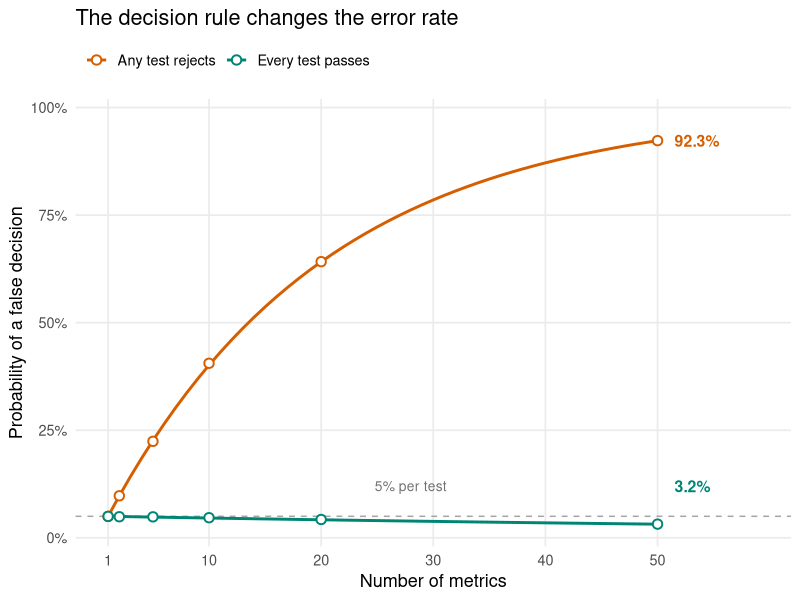

Generate this figure with R:
## ---- chunk 1
set.seed(20260911)

alpha <- 0.05
n_per_arm <- 200
se <- sqrt(2 / n_per_arm)
delta <- 0.4
critical_z <- qnorm(1 - alpha)
n_sim <- 100000
metric_counts <- c(1, 2, 5, 10, 20, 50)

# Power of a non-inferiority test when the true effect is zero.
power_no_regression <- pnorm(delta / se - critical_z)

simulate_tests <- function(N) {
  # Each row is one experiment; each column is an independent metric.
  noise <- matrix(rnorm(n_sim * N, sd = se), nrow = n_sim)

  # Ordinary tests: all true effects are zero; any rejection is an error.
  ordinary_reject <- noise / se > critical_z
  ordinary_error <- rowSums(ordinary_reject) > 0

  # Non-inferiority: metric 1 is at -delta, all others are at zero.
  # Reusing the noise makes the comparison reproducible without changing
  # either scenario's marginal distribution.
  estimated_effects <- noise
  estimated_effects[, 1] <- estimated_effects[, 1] - delta
  ni_reject <- (estimated_effects + delta) / se > critical_z
  ni_error <- rowSums(ni_reject) == N

  data.frame(
    N = N,
    ordinary_simulated = mean(ordinary_error),
    ordinary_theory = 1 - (1 - alpha)^N,
    ni_simulated = mean(ni_error),
    ni_theory = alpha * power_no_regression^(N - 1)
  )
}

results <- do.call(rbind, lapply(metric_counts, simulate_tests))

knitr::kable(
  results,
  digits = 4,
  col.names = c(
    "Metrics", "Ordinary: simulated", "Ordinary: theory",
    "Non-inferiority: simulated", "Non-inferiority: theory"
  ),
  caption = "Probability of a false positive decision across 100,000 experiments."
)
## ---- chunk 2
#| label: fig-multiple-testing
#| echo: false
#| fig-width: 8
#| fig-height: 4.8
#| fig-cap: "Lines show theoretical probabilities; points show the simulation results above. Metrics are independent and each test uses a 5% significance level. Ordinary testing has all effects at zero; non-inferiority has one effect at the harm threshold and all others at zero."
#| fig-alt: "The probability that any ordinary test rejects increases from 5% with one metric to 92.3% with 50 metrics. The probability that every non-inferiority test passes decreases from 5% to 3.2%. A dashed reference line marks 5%."
library(ggplot2)

rules <- c("Any test rejects", "Every test passes")
N <- seq_len(max(results$N))
theory <- rbind(
  data.frame(N, probability = 1 - (1 - alpha)^N, rule = rules[1]),
  data.frame(N, probability = alpha * power_no_regression^(N - 1), rule = rules[2])
)
simulated <- rbind(
  data.frame(N = results$N, probability = results$ordinary_simulated, rule = rules[1]),
  data.frame(N = results$N, probability = results$ni_simulated, rule = rules[2])
)
endpoints <- subset(theory, N == max(N))
endpoints$label <- sprintf("%.1f%%", 100 * endpoints$probability)
endpoints$label_y <- pmax(endpoints$probability, 0.12)

ggplot(theory, aes(N, probability, colour = rule)) +
  geom_hline(yintercept = alpha, colour = "grey65", linetype = "dashed") +
  geom_line(linewidth = 1) +
  geom_point(data = simulated, size = 2.5, shape = 21, fill = "white", stroke = 1) +
  geom_text(
    data = endpoints, aes(y = label_y, label = label),
    nudge_x = 1.5, hjust = 0, size = 4, fontface = "bold", show.legend = FALSE
  ) +
  annotate(
    "text", x = 28, y = 0.12,
    label = sprintf("%.0f%% per test", 100 * alpha), colour = "grey45", size = 3.5
  ) +
  scale_colour_manual(values = setNames(c("#D55E00", "#008574"), rules), breaks = rules) +
  scale_x_continuous(breaks = c(1, 10, 20, 30, 40, 50), limits = c(1, max(N) + 9)) +
  scale_y_continuous(
    breaks = seq(0, 1, by = 0.25),
    labels = function(x) paste0(100 * x, "%"),
    limits = c(0, 1), expand = expansion(mult = c(0.02, 0.02))
  ) +
  labs(
    title = "The decision rule changes the error rate",
    x = "Number of metrics", y = "Probability of a false decision", colour = NULL
  ) +
  theme_minimal(base_size = 13) +
  theme(
    legend.position = "top",
    legend.justification = "left",
    panel.grid.minor = element_blank()
  )
